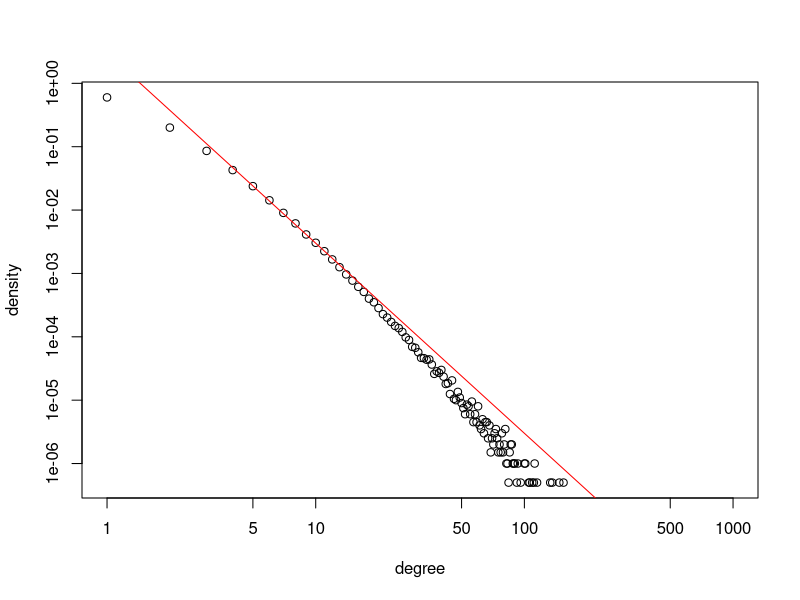

This chart was generated by the following R code:
library(igraph)
d<- rep(0,10000)
dd<- rep(0,1000)
for(i in 1:200){
  g<- barabasi.game(10000,directed=FALSE)
  dtemp<-degree(g)
  ddtemp<- degree.distribution(g)
  d<-d+c(dtemp)
  dd<-dd+c(ddtemp,rep(0,1000-length(ddtemp)))}
x<-seq(along=dd)-1
plot(x,dd/200,xlab="degree",ylab="density",log="xy")
x<-seq(along=dd)-1
y<-3*x^(-3)
lines(x,y,col='red')
